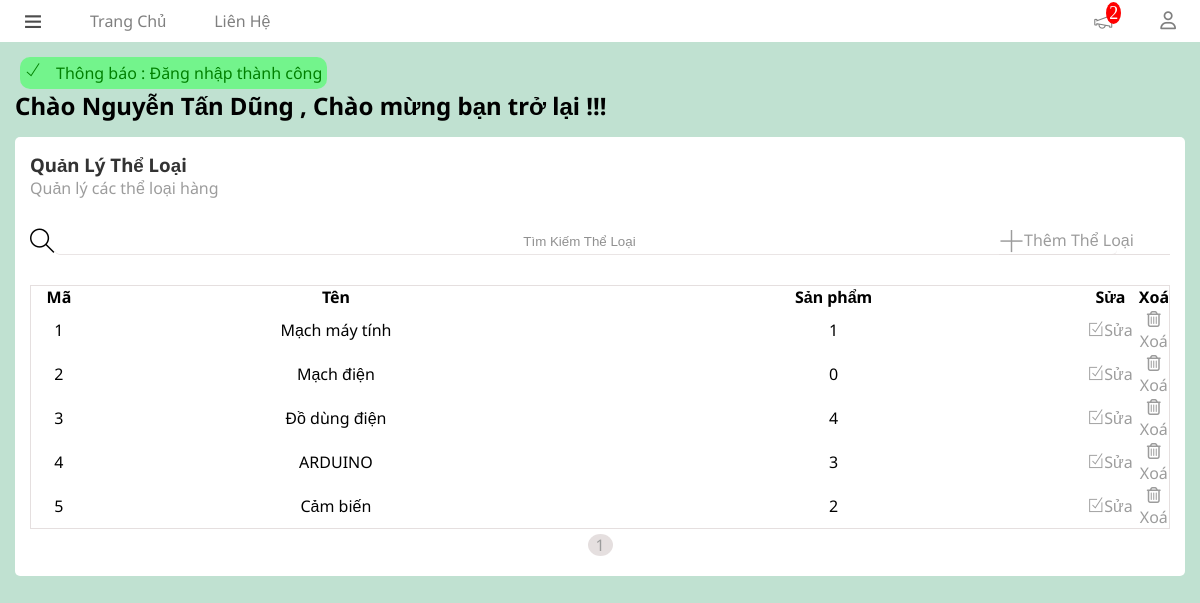
The app's page /category/index.php (signed in) with its own data.
### tables this page shows
CREATE TABLE `categorys` (
  `id` int NOT NULL,
  `name` text NOT NULL
);

### category/index.php (the view, shortened to what this page needs)
<!DOCTYPE html>
<html lang="en">
<head>
    <link rel="stylesheet" href="../asset/font/themify-icons/themify-icons.css">
    <link rel="stylesheet" href="../asset/css/menu.css">
    <link rel="stylesheet" href="../asset/css/style_category.css">
    <link rel="stylesheet" href="../asset/css/notifi.css">
  <link rel="stylesheet" href="https://code.jquery.com/ui/1.13.1/themes/base/jquery-ui.css">
</head>
<body>
<?php
$search ='';
$page ='1';
require_once '../connect.php';
$sql_categorys = "select count(*) from categorys  where name like '%$search%'";
$arr_categorys = mysqli_query($connect,$sql_categorys);
$result_categorys = mysqli_fetch_array($arr_categorys);
$total_categorys = $result_categorys['count(*)'];
$category_in_page = 10;
$total_page = ceil($total_categorys/$category_in_page);
$skip_page = $category_in_page*($page-1);
$sql = "select * from categorys where name like '%$search%' limit $category_in_page offset $skip_page";
$result = mysqli_query($connect,$sql);
?>
    <div id="main">
        <div id="contain">
            <?php include '../asset/php/nav.php'?>
            <div id="body-contain">
                <?php include '../asset/php/notifi.php'?>
                <h2 class="hello">Chào <?php echo $_SESSION['name'] ?> , Chào mừng bạn trở lại !!!</h2>
                <div id="content">
                    <h3 class="header">Quản Lý Thể Loại</h3>
                    <p class="color-text">Quản lý các thể loại hàng</p>
                    <div class="content-search">
                        <i class="ti-search"></i>
                        <form>
                            <input type="search" name="search" class="search" placeholder="Tìm Kiếm Thể Loại" id="input-search" value="<?php echo $search ?>">
                        </form>
                        <div class="add">
                                <a href="insert.php" id="a-add">
                                    <i class="ti-plus"></i>
                                    <p>Thêm Thể Loại</p>
                                </a>
                            </div>
                    </div>
                    <div id="content-table">
                        <table>
                            <tr>
                                <th class="content-table-id">Mã</th>
                                <th class="content-table-name">Tên</th>
                                <th class="content-table-img">Sản phẩm</th>
                                <th class="content-table-fix">Sửa</th>
                                <th class="content-table-delete">Xoá</th>
                            </tr>
                        <?php foreach($result as $each):?>
                            <tr>
                                <td><?php echo $each['id']?></td>
                                <td><?php echo $each['name']?></td>
                                <td>
                                    <?php
                                    $id_categorys = $each['id'];
                                    $sql_check = "select count(*) from products where id_categorys = '$id_categorys'";
                                    $result = mysqli_query($connect,$sql_check);
                                    $products = mysqli_fetch_array($result)['count(*)'];
                                    echo $products;
                                    ?>
                                </td>
                                <td>
                                    <a href="update.php?id=<?php echo $each['id']?>" class="table-a-fix"><i class="ti-check-box"></i>Sửa</a>
                                </td>
                                <td>
                                    <a href="delete.php?id=<?php echo $each['id']?>" class="table-a-delete"><i class="far fa-trash-alt"></i>Xoá</a>
                                </td>
                            </tr>
                            <?php endforeach ?>
                        </table>
                    </div>
                    <div id="footer">
                        <?php for($i=1;$i<=$total_page;$i++){?>
                        <a href="index.php?page=<?php echo $i ?>&search=<?php echo $search ?>"><div class="page color-text"><?php echo $i ?></div></a>
                        <?php } ?>
                    </div>
                </div>
            </div>
        </div>
    </div>
</body>
</html>

### asset/css/menu.css (style rules this page uses)
* { box-sizing: border-box; margin: 0; padding: 0; }
html { background-color: #c0e1d1; font-family: 'Noto Sans', sans-serif; }
table { border-collapse: collapse; }

### asset/css/style_category.css (style rules this page uses)
* { box-sizing: border-box; margin: 0; padding: 0; }
html { background-color: #c0e1d1; font-family: 'Noto Sans', sans-serif; }
table { border-collapse: collapse; }
#body-contain { padding: 15px; color: black; padding-top: 42px; }
#content { width: 100%; padding: 15px; margin: 15px 0px 15px 0px; background-color: white; border-radius: 5px; }
.header { color : #333333; }
.color-text { color : #9c9c9c; }
.content-search { position: relative; margin-top: 30px; width: 100%; text-align: center; display: flex; margin-bottom: 30px; }
.content-search i { font-size: 25px; }
.search { border: 0px; border-bottom: 1px solid #e5dfdf; border-radius: 5px; width: 600%; height: 25px; color: gray; opacity: 0.8; text-align: center; }
.content-search .add a { width: 15%; border-bottom: 1px solid #e5dfdf; display: flex; position: absolute; right: 0; }
.add a { color: #9c9c9c; text-decoration: none; }
#content-table { text-align: center; width: 100%; border: 0.5px solid #e5dfdf; }
tr { width: 100%; }
#content-table .content-table-id { width: 5%; }
#content-table .content-table-name { width: 45%; }
#content-table .content-table-img { width: 45%; }
#content-table .content-table-fix { width: 5%; }
#content-table .content-table-delete { width: 5%; }
.table-a-delete, .table-a-fix { color: #9c9c9c; text-decoration: none; }
#footer { display: flex; justify-content: center; text-align: center; }
#footer a { text-decoration: none; }
#footer .page { width: 25px; margin: 5px; border-radius: 50%; background-color: #e5dfdf; }

### records on screen
categorys: id "1", name "Mạch máy tính", products "1"
categorys: id "2", name "Mạch điện", products "0"
categorys: id "3", name "Đồ dùng điện", products "4"
categorys: id "4", name "ARDUINO", products "3"
categorys: id "5", name "Cảm biến", products "2"

### other values on screen
$count_notifi "2"
$_SESSION['success'] "Đăng nhập thành công"
$_SESSION['name'] "Nguyễn Tấn Dũng"
